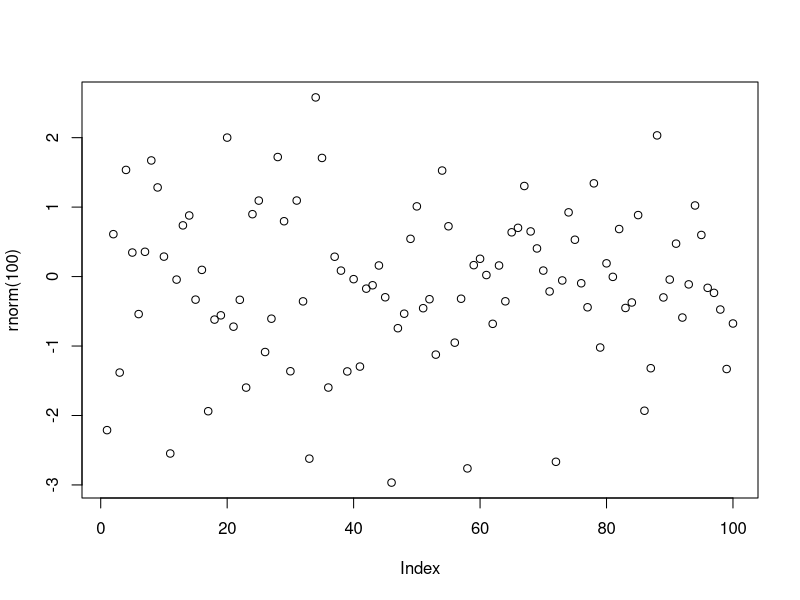

Reproduce this figure in R.
## ---- chunk 1
#| label: setup
library(knitr)
knit_hooks$set(plot = function(x, options) {
  paste('<figure><img src="',
        opts_knit$get('base.url'), paste(x, collapse = '.'),
        '"><figcaption>', options$fig.cap, '</figcaption></figure>',
        sep = '')
})
## ---- chunk 2
#| label: test-plot
#| fig.cap: Some random numbers.
plot(rnorm(100))
